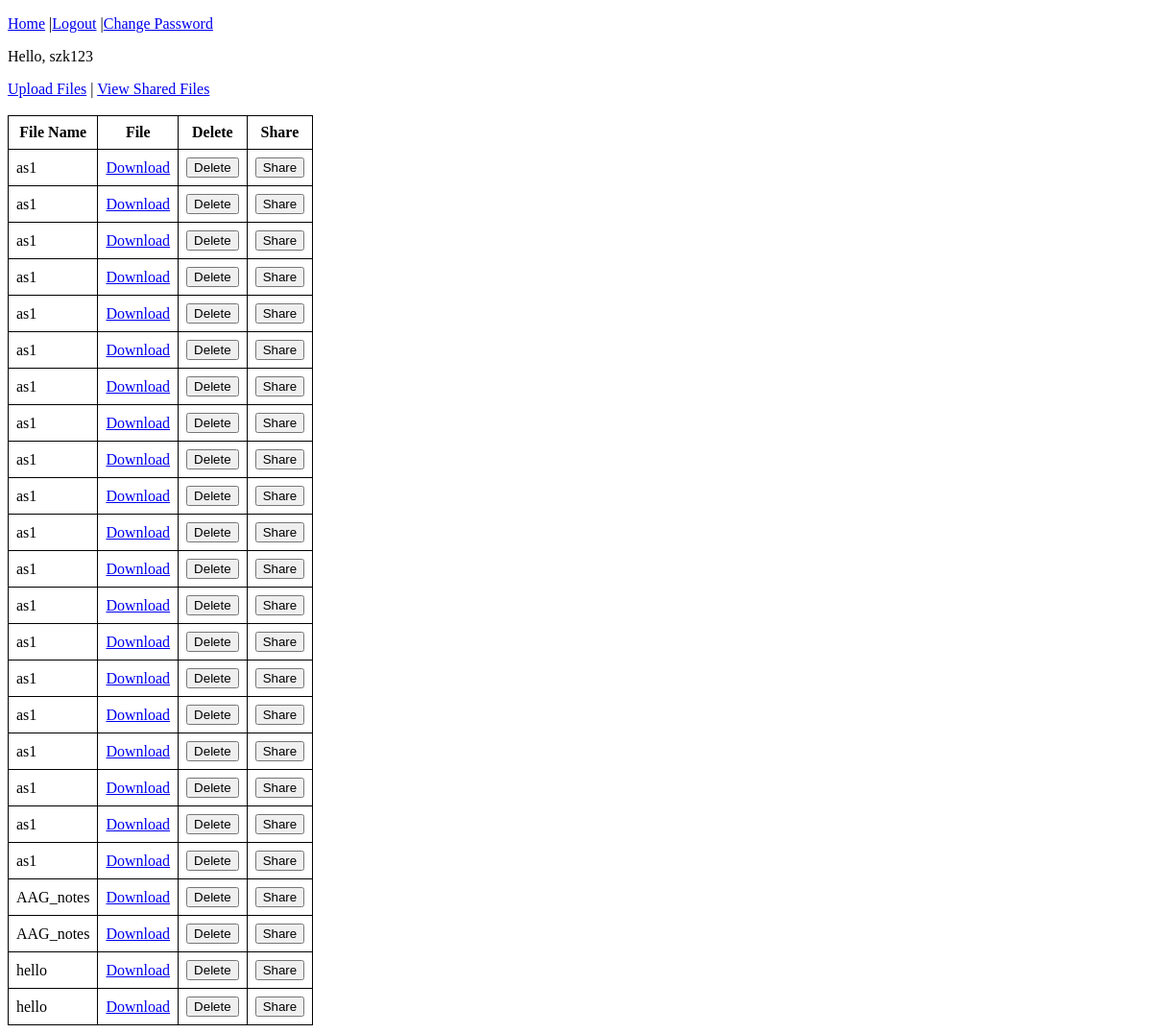
Before: /show_file/ (signed in) with the older database file.
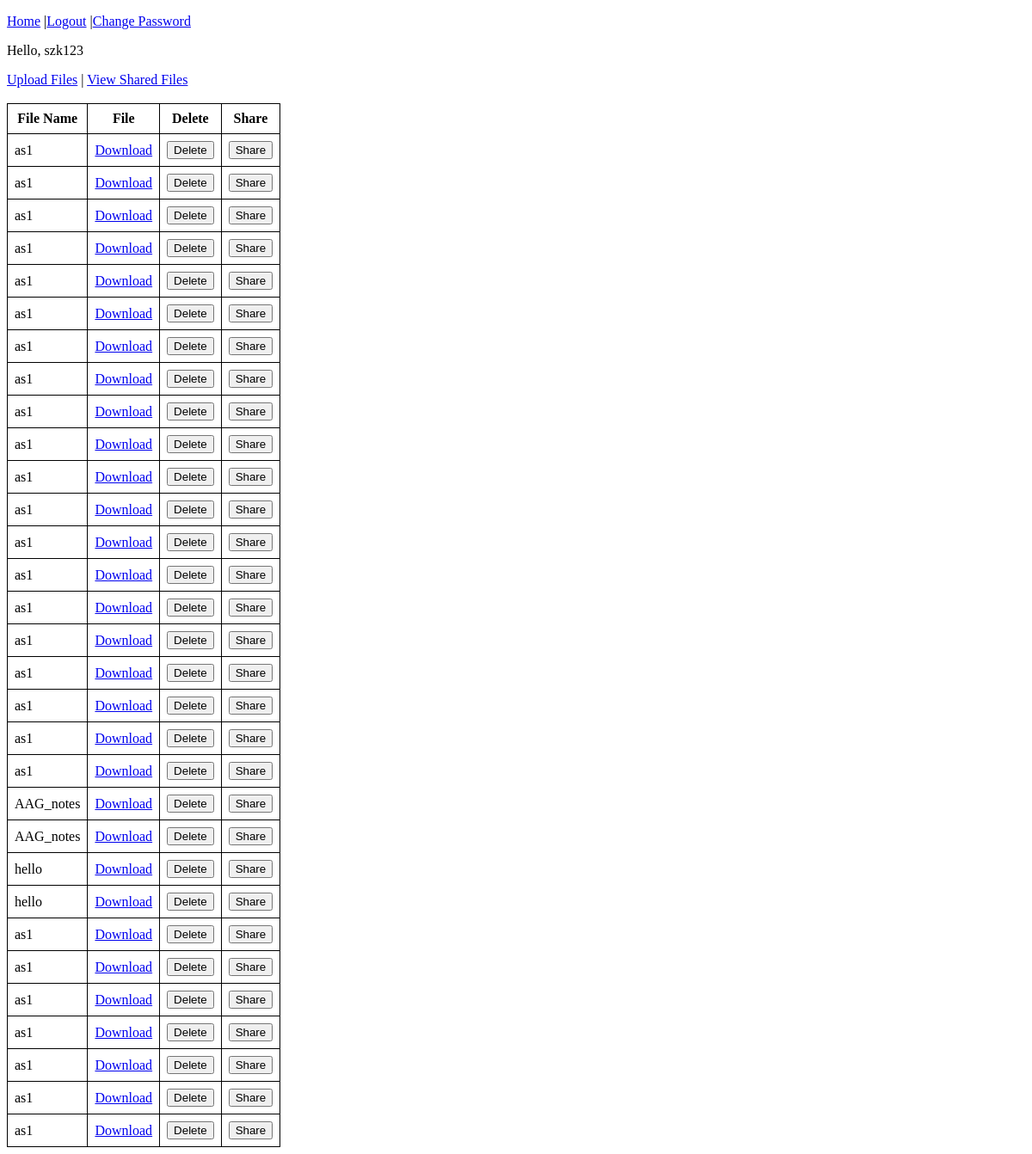
After: the same page with the newer database file.
### accounts/models.py (models this page shows, shortened)
class UserFiles(models.Model):
    user = models.ForeignKey(CustomUser,on_delete=models.CASCADE)
    file_name = models.CharField(max_length=30,blank=True)
    file = models.FileField(upload_to="users/files/")

### accounts/views.py (the view)
# urls.py: path('show_file/',show_files_view, name="show_file"),
@login_required(login_url='/login/')
def show_files_view(request):
    context={}
    files = UserFiles.objects.filter(user=request.user)
    context['files'] = files
    return render(request,"show_files.html",context)

### templates/show_files.html (shortened to what this page needs)
{% extends 'base.html' %}
{% block content %}
<a href="{%url 'upload_file'%}">Upload Files</a> | <a href="{%url 'show_shared_file'%}">View Shared Files</a><br><br>
    {%if files|length > 0%}
        <table id="table">
            <tr class="header">
            <th >File Name</th>
            <th >File</th>
            <th >Delete</th>
            <th>Share</th>
            </tr>
            {%for file in files%}
            <tr>
                <td>{{file.file_name}}</td>
                <td><a href="{{file.file.url}}" target="_blank">Download</a></td>
                <td>
                    <form method="post" action="{%url 'delete_file' file.pk%}">
                        <button type="submit">Delete</button>
                    </form>
                </td>
                <td>
                    <form method="post" action="{%url 'share_file' file.pk%}">
                        <button type="submit">Share</button>
                    </form>
                </td>
            </tr>
            {%endfor%}
        </table>
    {%else%}
        No files have been uploaded by you yet
    {%endif%}
{% endblock %}

Changed rows visible on the page:
added UserFiles: file_name "as1"
added UserFiles: file_name "as1"
added UserFiles: file_name "as1"
added UserFiles: file_name "as1"
added UserFiles: file_name "as1"
added UserFiles: file_name "as1"
added UserFiles: file_name "as1"
